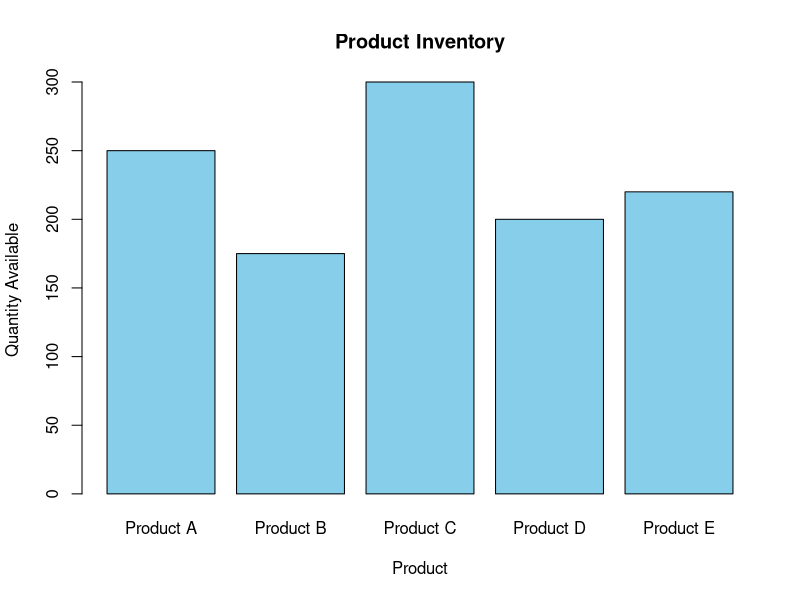

This figure's R source:
# ==========================================
# PROGRAM 1: BAR CHART OF PRODUCT INVENTORY
# ==========================================

# Create product inventory data
product <- c(
  "Product A",
  "Product B",
  "Product C",
  "Product D",
  "Product E"
)

quantity <- c(
  250,
  175,
  300,
  200,
  220
)

# Create bar chart
barplot(
  quantity,
  names.arg = product,
  xlab = "Product",
  ylab = "Quantity Available",
  main = "Product Inventory",
  col = "skyblue"
)
